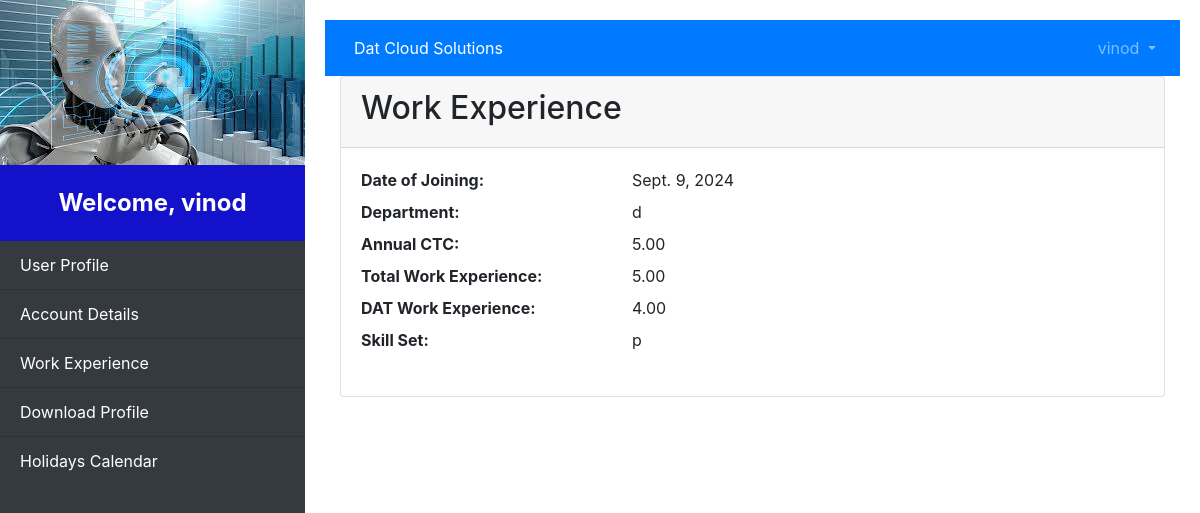
/work-experience/ (signed in), run on the app's committed database.
### employees/models.py (models this page shows, shortened)
class Employee(models.Model):
    user = models.OneToOneField(User, on_delete=models.CASCADE)  # Link to Django user
    employee_name = models.CharField(max_length=100, blank=True, null=True)
    first_name = models.CharField(max_length=100)
    middle_name = models.CharField(max_length=100, blank=True, null=True)
    last_name = models.CharField(max_length=100, blank=True, null=True)
    gender = models.CharField(max_length=10)
    fathers_name = models.CharField(max_length=100)
    personal_email = models.EmailField()
    work_email = models.EmailField()
    mobile_number = models.CharField(max_length=15)
    date_of_joining = models.DateField()
    date_of_birth = models.DateField()
    age = models.IntegerField(blank=True, null=True)
    employment_type = models.CharField(max_length=50, blank=True, null=True)
    employee_id = models.CharField(max_length=20, unique=True)
    designation = models.CharField(max_length=100)
    department = models.CharField(max_length=100)
    work_location = models.CharField(max_length=100)
    enable_portal_access = models.BooleanField(default=False, blank=True, null=True)
    aadhar_card = models.CharField(max_length=20)
    pan = models.CharField(max_length=10, blank=True, null=True)
    residential_address = models.TextField(blank=True, null=True)
    pf_account_number = models.CharField(max_length=20)
    annual_ctc = models.DecimalField(max_digits=10, decimal_places=2)
    account_holder_name = models.CharField(max_length=100)
    bank_name = models.CharField(max_length=100)
    account_number = models.CharField(max_length=20)
    ifsc = models.CharField(max_length=11)
    account_type = models.CharField(max_length=20)
    total_work_experience = models.DecimalField(max_digits=4, decimal_places=2, blank=True, null=True)
    dat_work_experience = models.DecimalField(max_digits=4, decimal_places=2, blank=True, null=True)
    skill_set = models.TextField(blank=True, null=True)
    passport_number = models.CharField(max_length=20, default=True, null=True)
    passport_expiry_date = models.DateField(default=True, null=True)

### employees/views.py (the view)
# urls.py: path('work-experience/', work_experience, name='work_experience'),
def work_experience(request):
    employee = Employee.objects.get(user=request.user)
    return render(request, 'work_experience.html', {'employee': employee})

### employees/templates/work_experience.html (shortened to what this page needs)
{% extends 'base.html' %}
{% block content %}
<div class="card">
    <div class="card-header">
        <h2>Work Experience</h2>
    </div>
    <div class="card-body">
        <dl class="row">
            <dt class="col-sm-4">Date of Joining:</dt>
            <dd class="col-sm-8">{{ employee.date_of_joining }}</dd>
            <dt class="col-sm-4">Department:</dt>
            <dd class="col-sm-8">{{ employee.department }}</dd>
            <dt class="col-sm-4">Annual CTC:</dt>
            <dd class="col-sm-8">{{ employee.annual_ctc }}</dd>
            <dt class="col-sm-4">Total Work Experience:</dt>
            <dd class="col-sm-8">{{ employee.total_work_experience }}</dd>
            <dt class="col-sm-4">DAT Work Experience:</dt>
            <dd class="col-sm-8">{{ employee.dat_work_experience }}</dd>
            <dt class="col-sm-4">Skill Set:</dt>
            <dd class="col-sm-8">{{ employee.skill_set }}</dd>
        </dl>
    </div>
</div>
{% endblock %}

### employees/templates/base.html (shortened to what this page needs)
<!DOCTYPE html>
<html lang="en">
<head>
    {% load static %}
    <link href="https://stackpath.bootstrapcdn.com/bootstrap/4.5.2/css/bootstrap.min.css" rel="stylesheet">
</head>
<body>
    {% if request.user.is_authenticated %}
    <div id="wrapper">
        <div id="sidebar-wrapper">
            <img src="{% static 'img/download.jpeg' %}" alt="Google Logo" class="logo">
            <div class="sidebar-heading">
                Welcome, {{ user.username }}
            </div>
            <div class="list-group list-group-flush">
                <a href="{% url 'user_profile' %}" class="list-group-item list-group-item-action">User Profile</a>
                <a href="{% url 'account_details' %}" class="list-group-item list-group-item-action">Account Details</a>
                <a href="{% url 'work_experience' %}" class="list-group-item list-group-item-action">Work Experience</a>
                <a href="{% url 'download_profile' %}" class="list-group-item list-group-item-action">Download Profile</a>
                <a href="{% url 'holidays_calendar' %}" class="list-group-item list-group-item-action">Holidays Calendar</a>
            </div>
        </div>
        <div id="page-content-wrapper">
            <nav class="navbar navbar-expand-lg navbar-dark bg-primary">
                <button class="btn btn-primary" id="menu-toggle">Dat Cloud Solutions</button>
                <div class="collapse navbar-collapse justify-content-end">
                    <ul class="navbar-nav">
                        <li class="nav-item dropdown">
                            <a class="nav-link dropdown-toggle" href="#" id="navbarDropdown" role="button" data-toggle="dropdown">
                                {{ user.username }}
                            </a>
                        </li>
                    </ul>
                </div>
            </nav>
            <div class="container-fluid">
                {% block content %}{% endblock %}
            </div>
        </div>
    </div>
    {% endif %}
</body>
</html>

### employees/templates/base.html (style rules this page uses)
body { display: flex; min-height: 100vh; flex-direction: column; }
#wrapper { display: flex; width: 100%; }
#sidebar-wrapper { background-color: #343a40; min-width: 250px; height: 100vh; color: white; }
.sidebar-heading { padding: 20px; text-align: center; font-size: 1.5em; font-weight: bold; background-color: #1411cb; }
.list-group-item { background-color: #343a40; color: white; }
#page-content-wrapper { flex: 1; padding: 20px; }
.navbar { margin-bottom: 0; }

### data on the page
Employee: date_of_joining "Sept. 9, 2024", department "d", annual_ctc "5.00", total_work_experience "5.00", dat_work_experience "4.00", skill_set "p"

### other printed values
{{ user.username }} "vinod"
